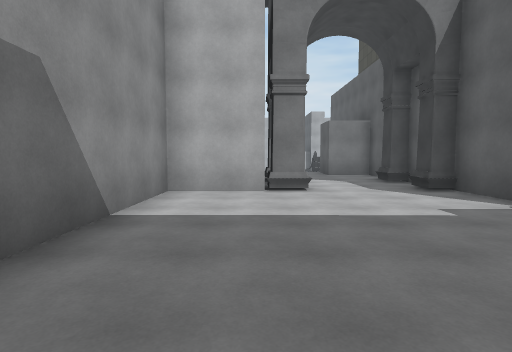
[1] (above)

16 first-person views from a walk through a Unity game level. The camera is 1.5 m above the floor, tilts 4° down and sees 80° across. The floor is counted in squares, 2 m on a side. Each view is taken from the middle of a square. On the plan, view 1 faces up. The plan holds only what a view shows up to about 10 squares ahead; the rest is blank. The place goes on beyond the plan. Some surface patterns are stand-ins.

[2]
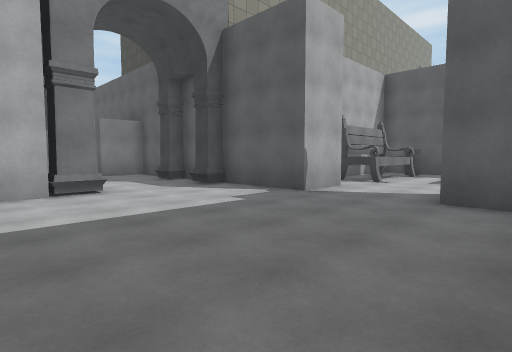

[3]
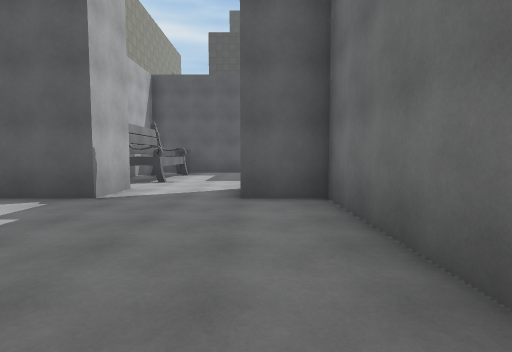

[4]
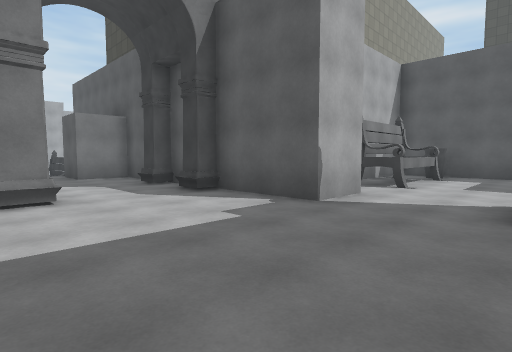

[5]
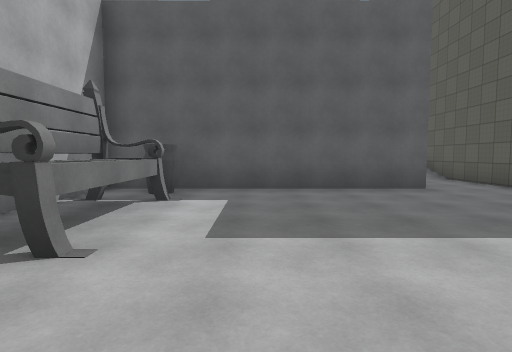

[6]
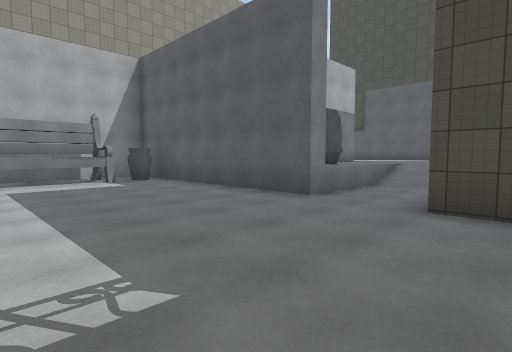

[7]
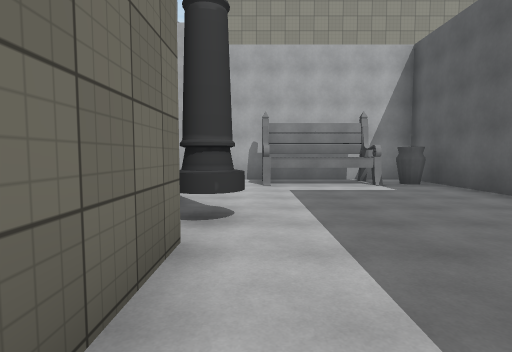

[8]
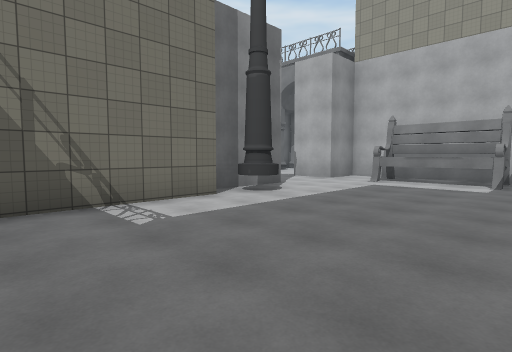

[9]
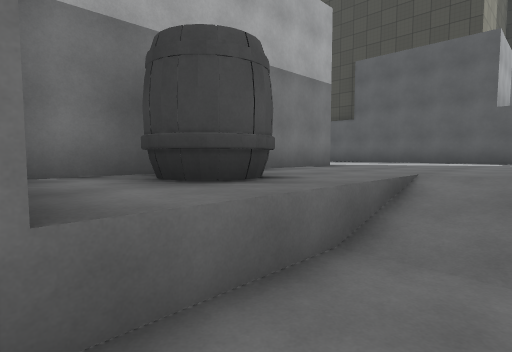

[10]
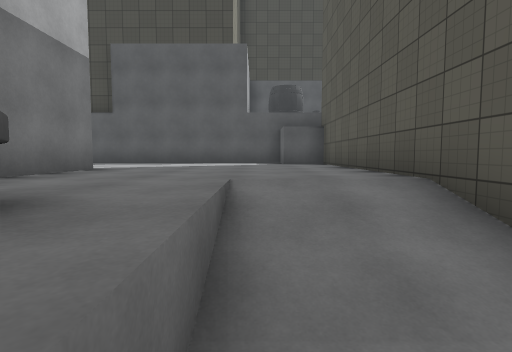

[11]
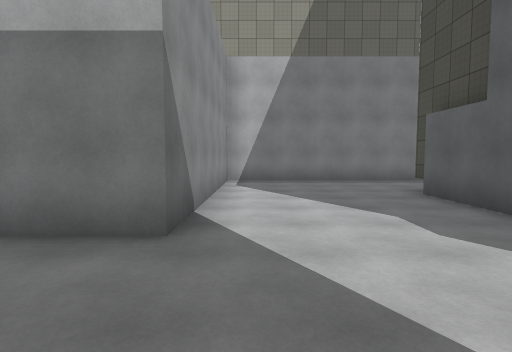

[12]
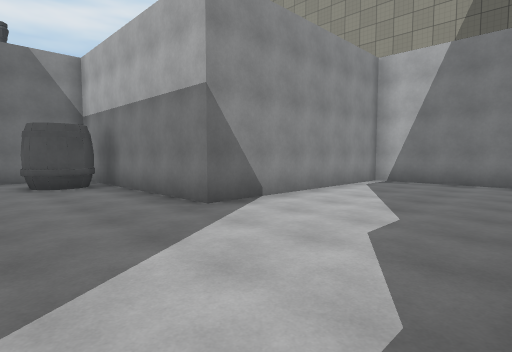

[13]
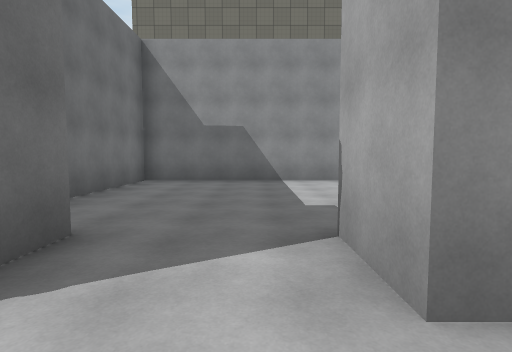

[14]
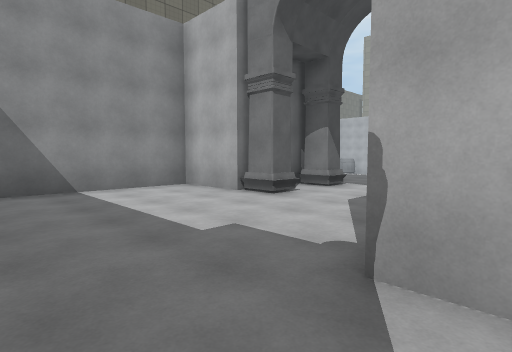

[15]
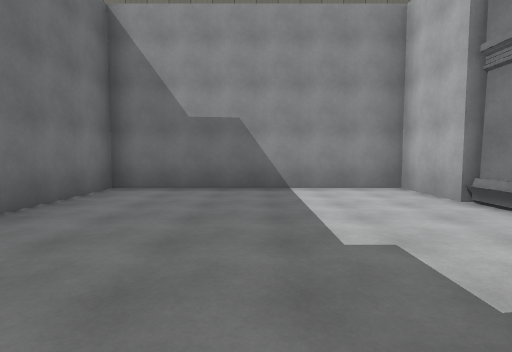

[16]
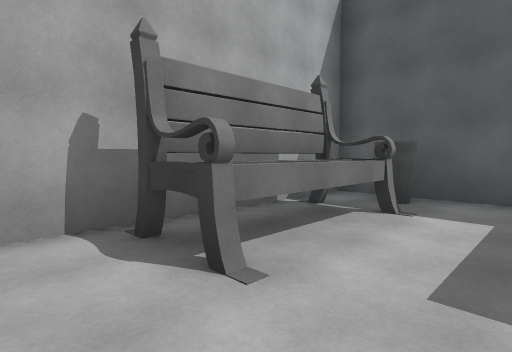

### Floor plan
Key: @ floor where view 1 was taken; # wall or solid block; . main floor; : floor 1 m higher than the main floor; / step, stairs or slope; B bench; A vase; R barrel.
Columns run from 2 left of view 1 to 24 right of it. Each row starts with its distance up from view 1.
 12     .###
 11    ....#
 10    ....#
  9   ##..##
  8   #....#
  7 ####..##            #######
  6 #......########     #:::::
  5 #......#......#     #:::::
  4 #......#..BBBA#     #::::#
  3 #.............#     #::::#
  2 #.............#     #::::#
  1 #......#......#######::::#
  0 #.@....##.....#RR::::::::#
 -1 ########......#RR::::::::##
 -2        ##........//:::::/
 -3         #........//:::::#
 -4         #.....###########
 -5         #.....#

Where each view was taken, in squares from view 1:
view 1: 0 up, 0 right, facing up
view 2: 0 up, 1 left, facing up-right
view 3: 1 up, 1 left, facing right
view 4: 1 up, 0 right, facing up-right
view 5: 2 up, 5 right, facing right
view 6: 5 down, 7 right, facing up-right
view 7: 4 down, 7 right, facing up
view 8: 5 down, 11 right, facing up-left
view 9: 3 down, 12 right, facing up-right
view 10: 2 down, 13 right, facing right
view 11: 2 down, 19 right, facing up
view 12: 2 down, 22 right, facing up-left
view 13: 3 up, 7 right, facing left
view 14: 2 up, 5 right, facing up-left
view 15: 3 up, 5 right, facing left
view 16: 2 up, 6 right, facing up-right
